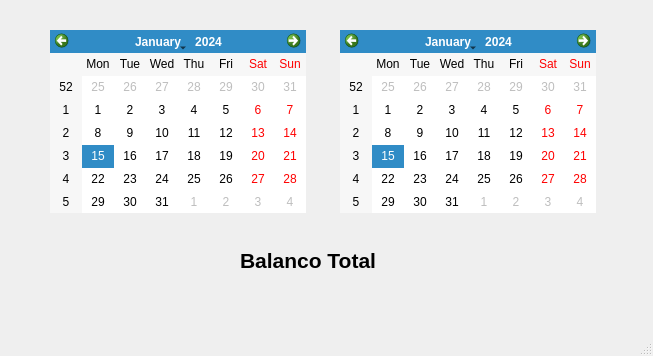
<?xml version="1.0" encoding="UTF-8"?>
<ui version="4.0">
 <class>FluxoCaixa</class>
 <widget class="QMainWindow" name="FluxoCaixa">
  <property name="geometry">
   <rect>
    <x>0</x>
    <y>0</y>
    <width>653</width>
    <height>356</height>
   </rect>
  </property>
  <property name="windowTitle">
   <string>MainWindow</string>
  </property>
  <widget class="QWidget" name="centralwidget">
   <widget class="QCalendarWidget" name="calendarWidget">
    <property name="geometry">
     <rect>
      <x>50</x>
      <y>30</y>
      <width>256</width>
      <height>183</height>
     </rect>
    </property>
   </widget>
   <widget class="QCalendarWidget" name="calendarWidget_2">
    <property name="geometry">
     <rect>
      <x>340</x>
      <y>30</y>
      <width>256</width>
      <height>183</height>
     </rect>
    </property>
   </widget>
   <widget class="QLabel" name="label">
    <property name="geometry">
     <rect>
      <x>240</x>
      <y>250</y>
      <width>191</width>
      <height>21</height>
     </rect>
    </property>
    <property name="font">
     <font>
      <pointsize>16</pointsize>
      <weight>75</weight>
      <bold>true</bold>
     </font>
    </property>
    <property name="text">
     <string>Balanco Total</string>
    </property>
   </widget>
  </widget>
  <widget class="QMenuBar" name="menubar">
   <property name="geometry">
    <rect>
     <x>0</x>
     <y>0</y>
     <width>653</width>
     <height>21</height>
    </rect>
   </property>
  </widget>
  <widget class="QStatusBar" name="statusbar"/>
 </widget>
 <resources/>
 <connections/>
</ui>
